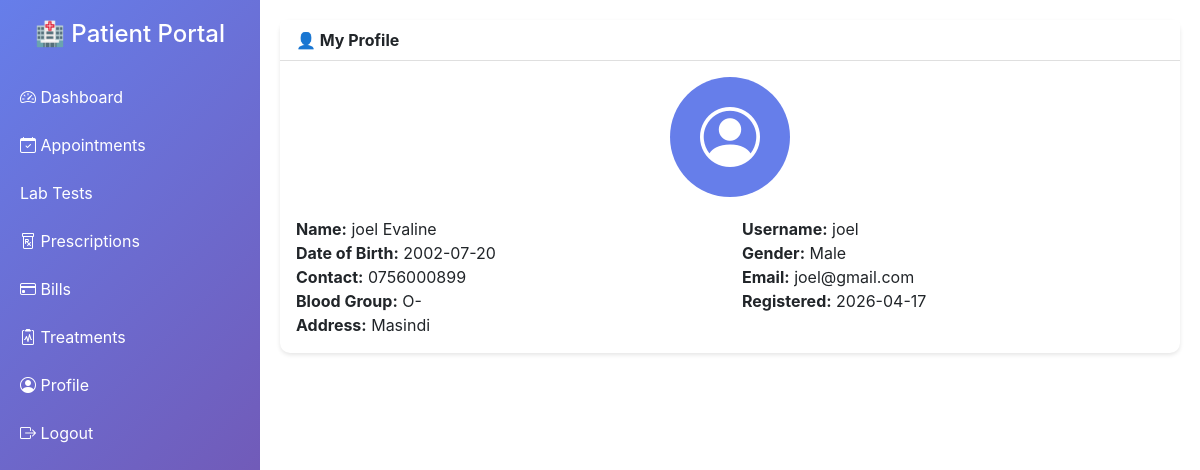
Screenshot of /try/patient_profile.php (signed in) with the database file from the repository.
### tables this page shows
CREATE TABLE `patient` (
  `PatientID` int(11) NOT NULL,
  `FirstName` varchar(50) NOT NULL,
  `LastName` varchar(50) NOT NULL,
  `DateOfBirth` date NOT NULL,
  `Gender` enum('Male','Female','Other') NOT NULL,
  `ContactNo` varchar(20) NOT NULL,
  `Email` varchar(100) DEFAULT NULL,
  `Username` varchar(50) DEFAULT NULL,
  `Password` varchar(255) DEFAULT NULL,
  `LastLogin` datetime DEFAULT NULL,
  `Address` text DEFAULT NULL,
  `BloodGroup` varchar(5) DEFAULT NULL,
  `EmergencyContactName` varchar(100) DEFAULT NULL,
  `EmergencyContactNo` varchar(20) DEFAULT NULL,
  `RegistrationDate` date NOT NULL,
  `IsActive` tinyint(1) DEFAULT 1,
  `CreatedAt` timestamp NOT NULL DEFAULT current_timestamp(),
  `PrescriptionLockedBy` varchar(20) DEFAULT NULL,
  `LastPrescriptionDate` datetime DEFAULT NULL,
  `LastPrescribedBy` enum('Doctor','Nurse') DEFAULT NULL
);

### try/patient_profile.php (the view, shortened to what this page needs)
<?php
require_once 'db_config.php';
$patient_id = $_SESSION['patient_id'];
$patient = $conn->query("SELECT * FROM Patient WHERE PatientID = $patient_id")->fetch_assoc();
?>
<!DOCTYPE html>
<html>
<head><title>My Profile</title>
<link href="https://cdn.jsdelivr.net/npm/bootstrap@5.1.3/dist/css/bootstrap.min.css" rel="stylesheet">
<link href="https://cdn.jsdelivr.net/npm/bootstrap-icons@1.8.1/font/bootstrap-icons.css" rel="stylesheet">
</head>
<body>
<div class="sidebar">
    <h4 class="text-center mb-4">🏥 Patient Portal</h4>
    <a href="patient_dashboard.php"><i class="bi bi-speedometer2"></i> Dashboard</a>
    <a href="patient_appointments.php"><i class="bi bi-calendar-check"></i> Appointments</a>
    <a href="patient_labtests.php"><i class="bi bi-flask"></i> Lab Tests</a>
    <a href="patient_prescriptions.php"><i class="bi bi-prescription"></i> Prescriptions</a>
    <a href="patient_bills.php"><i class="bi bi-credit-card"></i> Bills</a>
    <a href="patient_treatments.php"><i class="bi bi-clipboard2-pulse"></i> Treatments</a>
    <a href="patient_profile.php" class="active"><i class="bi bi-person-circle"></i> Profile</a>
    <a href="patient_logout.php"><i class="bi bi-box-arrow-right"></i> Logout</a>
</div>
<div class="content">
    <div class="card">
        <div class="card-header bg-white fw-bold">👤 My Profile</div>
        <div class="card-body">
            <div class="profile-img"><i class="bi bi-person-circle"></i></div>
            <div class="row">
                <div class="col-md-6"><strong>Name:</strong> <?php echo $patient['FirstName'] . ' ' . $patient['LastName']; ?></div>
                <div class="col-md-6"><strong>Username:</strong> <?php echo $patient['Username']; ?></div>
                <div class="col-md-6"><strong>Date of Birth:</strong> <?php echo $patient['DateOfBirth']; ?></div>
                <div class="col-md-6"><strong>Gender:</strong> <?php echo $patient['Gender']; ?></div>
                <div class="col-md-6"><strong>Contact:</strong> <?php echo $patient['ContactNo']; ?></div>
                <div class="col-md-6"><strong>Email:</strong> <?php echo $patient['Email'] ?: 'Not provided'; ?></div>
                <div class="col-md-6"><strong>Blood Group:</strong> <?php echo $patient['BloodGroup'] ?: 'Not recorded'; ?></div>
                <div class="col-md-6"><strong>Registered:</strong> <?php echo $patient['RegistrationDate']; ?></div>
                <div class="col-12"><strong>Address:</strong> <?php echo nl2br($patient['Address'] ?: 'Not provided'); ?></div>
            </div>
        </div>
    </div>
</div>
</body>
</html>

### try/patient_profile.php (style rules this page uses)
body { font-family: 'Inter', sans-serif; min-height: 100vh; background: url('https://images.unsplash.com/photo-1586773860418-d37222d8fce3?auto=format&fit=crop&w=1600&q=80') no-repeat center center/cover; overflow-x: hidden; }
.sidebar { width: 260px; position: fixed; left: 0; top: 0; height: 100%; background: linear-gradient(135deg, #667eea 0%, #764ba2 100%); color: white; padding-top: 20px; }
.sidebar a { color: white; text-decoration: none; display: block; padding: 12px 20px; }
.content { margin-left: 260px; padding: 20px; }
.card { border: none; border-radius: 10px; box-shadow: 0 2px 4px rgba(0,0,0,0.1); }
.profile-img { width: 120px; height: 120px; border-radius: 50%; background: #667eea; display: flex; align-items: center; justify-content: center; margin: 0 auto 20px; }
.profile-img i { font-size: 60px; color: white; }

### rows the page displays
patient: FirstName "joel", LastName "Evaline", Username "joel", DateOfBirth "2002-07-20", Gender "Male", ContactNo "0756000899", Email "joel@gmail.com", BloodGroup "O-", RegistrationDate "2026-04-17", Address "Masindi"
